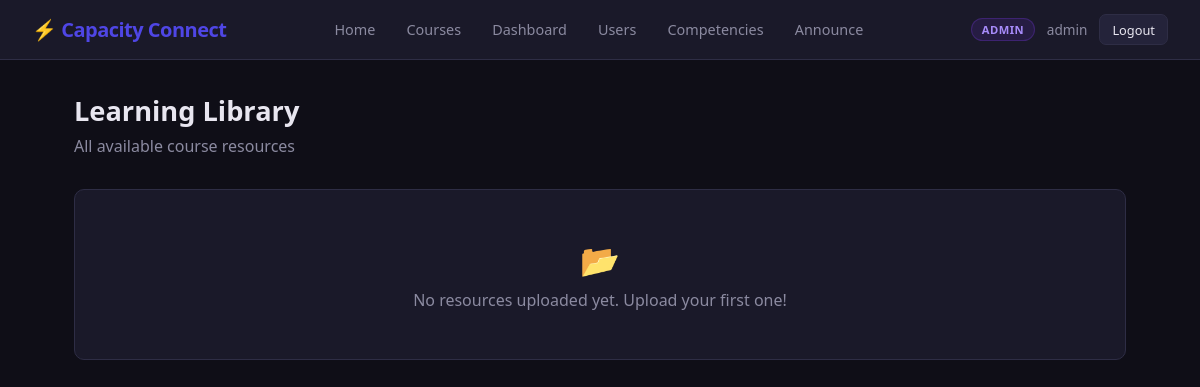
Before: /library/ (signed in) with the older database file.
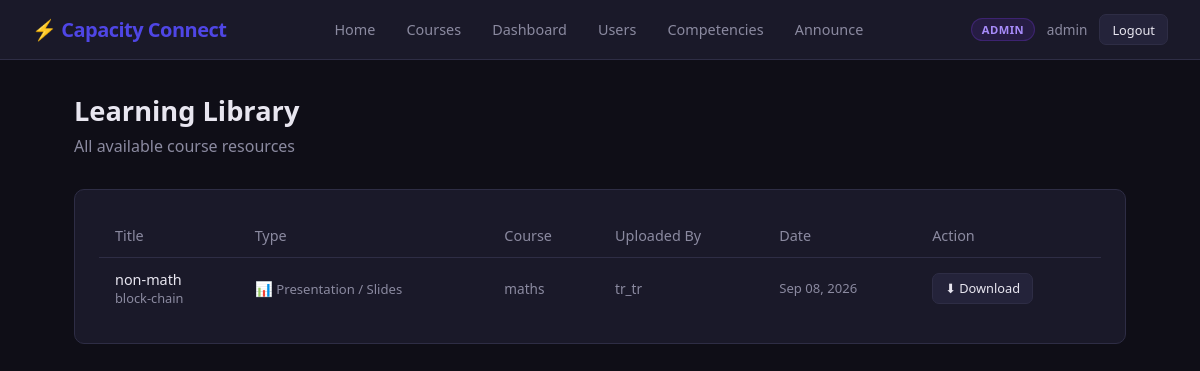
After: the same page with the newer database file.
### library/models.py (models this page shows, shortened)
class Resource(models.Model):
    RESOURCE_TYPES = [
        ('VIDEO', 'Recorded Lecture'),
        ('SLIDES', 'Presentation / Slides'),
        ('PDF', 'Study Material / PDF'),
        ('OTHER', 'Other'),
    ]
    course = models.ForeignKey(
        'courses.Course',
        on_delete=models.CASCADE,
        related_name='resources'
    )
    uploaded_by = models.ForeignKey(
        settings.AUTH_USER_MODEL,
        on_delete=models.CASCADE,
        related_name='uploaded_resources'
    )
    title = models.CharField(max_length=255)
    description = models.TextField(blank=True)
    resource_type = models.CharField(max_length=10, choices=RESOURCE_TYPES, default='PDF')
    file = models.FileField(upload_to='library/%Y/%m/')
    uploaded_at = models.DateTimeField(auto_now_add=True)
    class Meta:
        ordering = ['-uploaded_at']

### courses/models.py (models this page shows, shortened)
class Course(models.Model):
    title = models.CharField(max_length=255)
    description = models.TextField(blank=True)
    trainer = models.ForeignKey(
        settings.AUTH_USER_MODEL,
        on_delete=models.CASCADE,
        related_name='courses_taught',
        limit_choices_to={'role': 'TRAINER'}
    )
    created_at = models.DateTimeField(auto_now_add=True)
    updated_at = models.DateTimeField(auto_now=True)
    is_active = models.BooleanField(default=True, help_text="Unpublish to hide from trainees")
    class Meta:
        ordering = ['-created_at']

### accounts/models.py (models this page shows, shortened)
class CustomUser(AbstractUser):
    ROLE_CHOICES = (
        ('TRAINEE', 'Trainee'),
        ('TRAINER', 'Trainer'),
        ('ADMIN', 'Admin'),
    )
    STATUS_CHOICES = (
        ('PENDING', 'Pending Approval'),
        ('ACTIVE', 'Active'),
        ('REJECTED', 'Rejected'),
        ('SUSPENDED', 'Suspended'),
    )
    role = models.CharField(max_length=20, choices=ROLE_CHOICES, default='TRAINEE')
    status = models.CharField(max_length=20, choices=STATUS_CHOICES, default='PENDING')
    objects = CustomUserManager()

### library/views.py (the view)
# urls.py: path('', views.resource_list_view, name='library_list'),
@login_required
def resource_list_view(request):
    if request.user.role == 'TRAINER':
        resources = Resource.objects.filter(uploaded_by=request.user).select_related('course')
    elif request.user.role == 'ADMIN':
        resources = Resource.objects.all().select_related('course', 'uploaded_by')
    else:
        enrolled_course_ids = Enrollment.objects.filter(
            trainee=request.user
        ).values_list('course_id', flat=True)
        resources = Resource.objects.filter(course_id__in=enrolled_course_ids).select_related('course')
    return render(request, 'library/list.html', {'resources': resources})

### templates/library/list.html (shortened to what this page needs)
{% extends 'base.html' %}
{% block content %}
<div class="page-header d-flex justify-between align-center">
    <div>
        <h1>Learning Library</h1>
        <p class="text-muted">All available course resources</p>
    </div>
</div>
{% if resources %}
<div class="card">
    <table class="table">
        <thead>
            <tr>
                <th>Title</th>
                <th>Type</th>
                <th>Course</th>
                {% if user.role != 'TRAINEE' %}<th>Uploaded By</th>{% endif %}
                <th>Date</th>
                <th>Action</th>
            </tr>
        </thead>
        <tbody>
            {% for resource in resources %}
            <tr>
                <td>
                    <p style="font-weight:500;">{{ resource.title }}</p>
                    {% if resource.description %}<p class="text-muted" style="font-size:0.8rem;">{{ resource.description|truncatechars:60 }}</p>{% endif %}
                </td>
                <td>
                    {% if resource.resource_type == 'VIDEO' %}🎥
                    {% elif resource.resource_type == 'SLIDES' %}📊
                    {% elif resource.resource_type == 'PDF' %}📄
                    {% else %}📁{% endif %}
                    <span class="text-muted" style="font-size:0.82rem;">{{ resource.get_resource_type_display }}</span>
                </td>
                <td class="text-muted" style="font-size:0.85rem;">{{ resource.course.title }}</td>
                {% if user.role != 'TRAINEE' %}<td class="text-muted" style="font-size:0.85rem;">{{ resource.uploaded_by.username }}</td>{% endif %}
                <td class="text-muted" style="font-size:0.82rem;">{{ resource.uploaded_at|date:"M d, Y" }}</td>
                <td>
                    <a href="{% url 'download_resource' resource.id %}" class="btn btn-secondary btn-sm">⬇ Download</a>
                </td>
            </tr>
            {% endfor %}
        </tbody>
    </table>
</div>
{% else %}
<div class="card" style="text-align:center;padding:3rem;">
    <p style="font-size:2rem;">📂</p>
    <p class="text-muted mt-1">
        {% if user.role == 'TRAINEE' %}Enroll in courses to access their learning resources.
        {% else %}No resources uploaded yet. Upload your first one!{% endif %}
    </p>
</div>
{% endif %}
{% endblock %}

Changed rows visible on the page:
added Resource: title "non-math", description "block-chain", resource_type "Presentation / Slides", course "maths", uploaded_by.username "tr_tr", uploaded_at "Sep 08, 2026"
Other visible differences:
text no longer shown: "📂 No resources uploaded yet. Upload your first one!"
text now shown: "Title Type Course Uploaded By Date Action"
